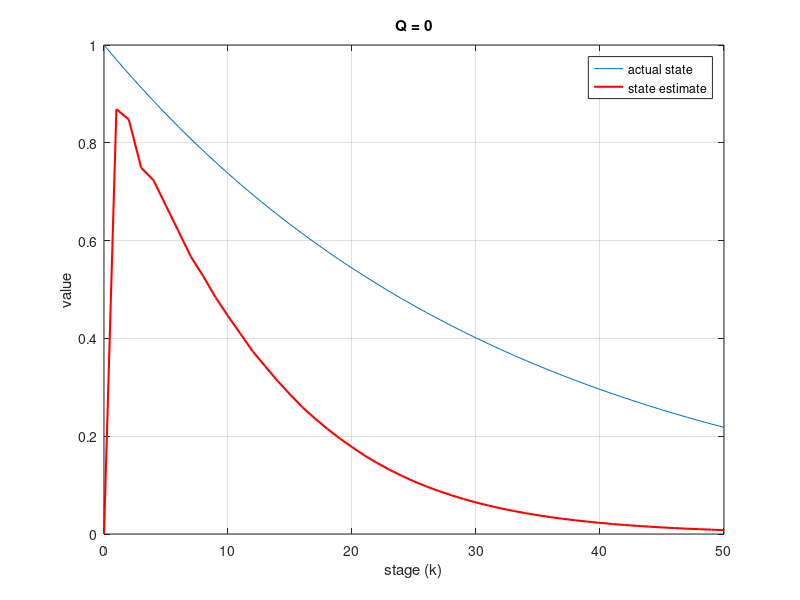
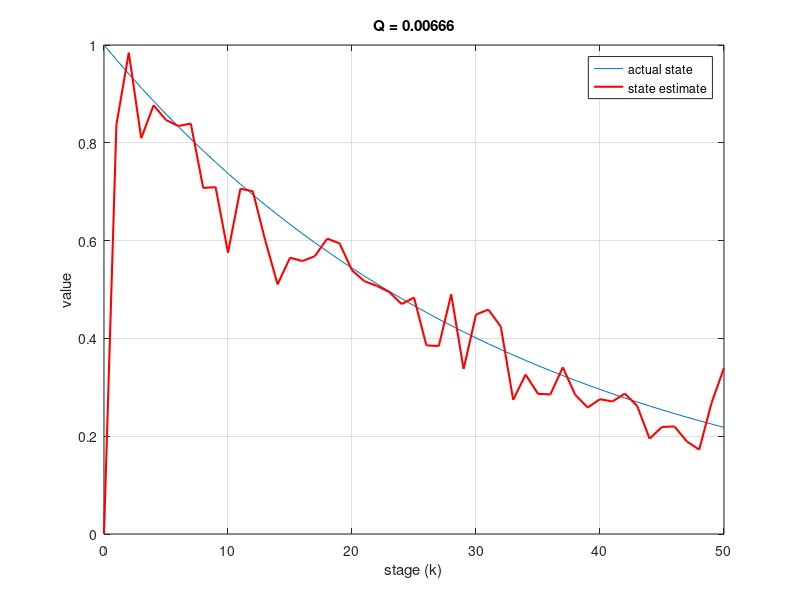
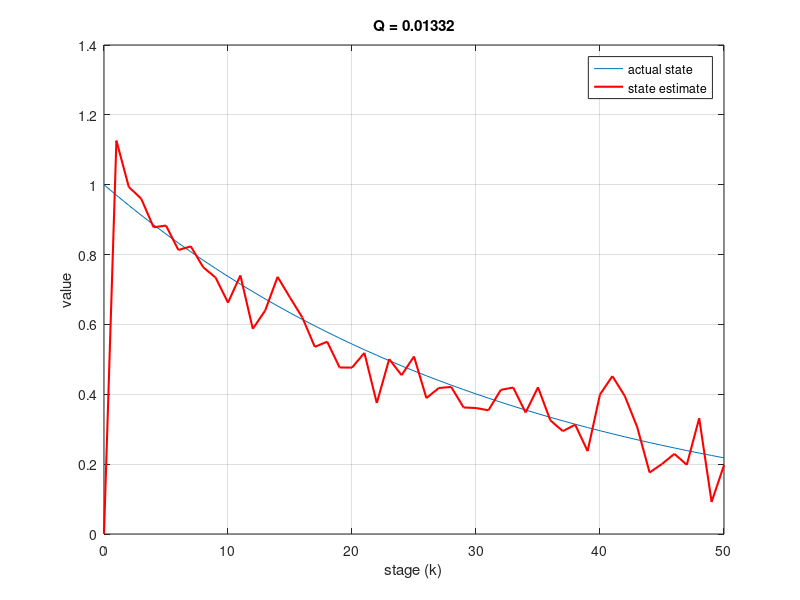
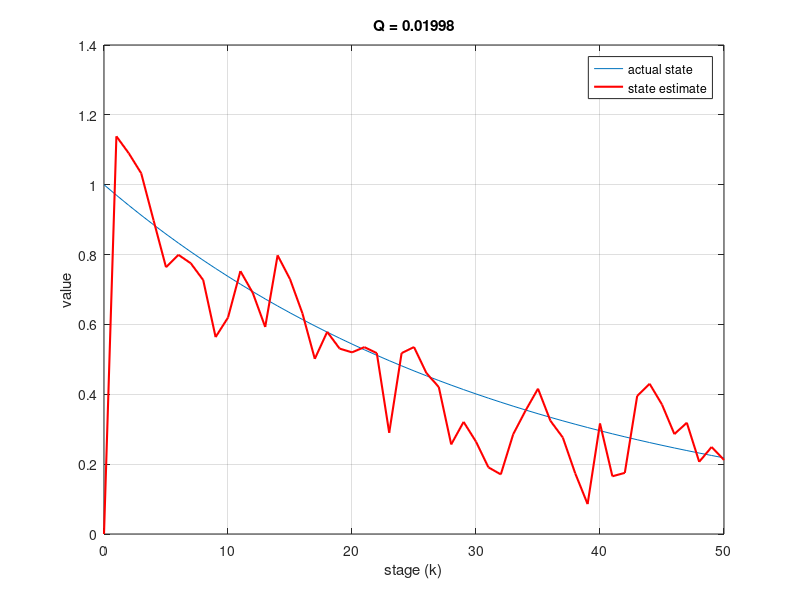

Source code (MATLAB) for these figures, in order:
%%
%Problem 1

% Scalar Kalman Filter Example
% Copyright 2018 M. C. Budge Jr.
clear;close all
kup=50;
kplt=[0:kup];ksamp=length(kplt)-1;

% Set up a Monte Carlo loop
% Monte Carlo on xa and xh
Monte = 1; % Number of Monte Carlo runs
% Initialize the Monte Carlo arrays
xamonte = zeros(Monte,kup+1);
xhmonte = xamonte;

for Q = 0:0.00666:.1
    for monte = 1:Monte

        %%%%%%%%%%generate the actual state and the measurement %%%%%%%%
        Ra=0.01; % actual measurement variance
        Qa=0; % Variance on actual system disturbance; setting to zero for hw
        xa=zeros(size(kplt)); % actual system state
        ya=xa;	% set the array size
        xa(1)=1; % The initial value is 1.0
        ya(1)=xa(1); % Set the initial measurement to
        for k=1:ksamp
            xa(k+1)=0.97*xa(k)+sqrt(Qa)*randn(1);
            ya(k+1)=xa(k+1)+randn(1)*sqrt(Ra);
        end
        xamonte(monte,:) = xa;
        %  **** DEFINE THE MODEL PARAMETERS *****
        F=0.9; % state transition matrix
        G=1;		% input distribution matrix
        H=1;		% output allocation matrix
%         Q=1; % disturbance variance
        R=0.01; % measurement variance

        % zero all of the Kalman filter parameters
        xp=zeros(size(xa)); % predicted state xh(k+1|k)
        xh=xp; % state estimate
        K=xp; % Kalman gain
        Pp=xp; % predicted covariance P(k+1|k)
        yp=xp; % predicted measurement yh(k+1|k)
        P=xp; % State Covariance
        xh(1)=0; % Set the initial value of the state estimate to 0
        P(1)=10; % Set the initial covariance to 10
        K(1)=1; % Kalman Gain = 1 since P(0) is so large
        %
        % ***** Implement the Kalman Filter *****
        for k=1:ksamp
            xp(k+1)=F*xh(k); % The predicted state
            Pp(k+1)=F*P(k)*F'+G*Q*G'; % The predicted covariance
            K(k+1)=H*Pp(k+1)/(H*H*Pp(k+1)+R); % The Kalman gain
            yp(k+1)=H*xp(k+1); % The predicted measurement
            xh(k+1)=xp(k+1)+K(k+1)*(ya(k+1)-yp(k+1)); % The smoothed state
            P(k+1)=(1-K(k+1))*Pp(k+1); % The smoothed covariance
        end
        xhmonte(monte,:) = xh;
    end
    %
    % Generate the plots
%     h1=figure(1);
    %First Plot the state and its estimate
%     sh1=subplot(221);
    figure
    plot(kplt,mean(xamonte,1),kplt,mean(xhmonte,1),'r','LineWidth',1.5)
    grid on
    title(['Q = ' num2str(Q)])
    xlabel('stage (k)')
    ylabel('value')
    legend('actual state','state estimate')
    % Next plot the Kalman gain
%     sh2=subplot(224);
%     plot(kplt,K,'LineWidth',1)
%     grid on
%     xlabel('stage (k)')
%     ylabel('K(k)')
%     zoom yon
%     % Next plot the Estimate Covariance
%     sh3=subplot(223);
%     plot(kplt,(P),'LineWidth',1.5)
%     grid on
%     ylabel('covariance (P)')
%     xlabel('stage (k)')
%     zoom yon
%     % Next plot the smoothed rms error (sqrt(P))
%     sh3=subplot(222);
%     plot(kplt,sqrt(P),'LineWidth',1.5)
%     grid on
%     ylabel('rms error (sqrt(P))')
%     xlabel('stage (k)')
%     zoom yon
end
% set(h1,'Position',[360 133 559 565])


%% 
%Problem 2

clear;close all
kup=50;
kplt=[0:kup];ksamp=length(kplt)-1;

% Set up a Monte Carlo loop
% Monte Carlo on xa and xh
Monte = 1; % Number of Monte Carlo runs
% Initialize the Monte Carlo arrays
xamonte = zeros(Monte,kup+1);
xhmonte = xamonte;

for Q = 0:0.1:1
    for monte = 1:Monte

        %%%%%%%%%%generate the actual state and the measurement %%%%%%%%
        Ra=0.01; % actual measurement variance
        Qa=0; % Variance on actual system disturbance; setting to zero for hw
        xa=zeros(size(kplt)); % actual system state
        ya=xa;	% set the array size
        xa(1)=1; % The initial value is 1.0
        ya(1)=xa(1); % Set the initial measurement to
        for k=1:ksamp
            xa(k+1)=0.97*xa(k)+sqrt(Qa)*randn(1);
            ya(k+1)=xa(k+1)+randn(1)*sqrt(Ra);
        end
        xamonte(monte,:) = xa;
        %  **** DEFINE THE MODEL PARAMETERS *****
        F=0.97; % state transition matrix
        G=1;		% input distribution matrix
        H=0.8;		% output allocation matrix
%         Q=1; % disturbance variance
        R=0.01; % measurement variance

        % zero all of the Kalman filter parameters
        xp=zeros(size(xa)); % predicted state xh(k+1|k)
        xh=xp; % state estimate
        K=xp; % Kalman gain
        Pp=xp; % predicted covariance P(k+1|k)
        yp=xp; % predicted measurement yh(k+1|k)
        P=xp; % State Covariance
        xh(1)=0; % Set the initial value of the state estimate to 0
        P(1)=10; % Set the initial covariance to 10
        K(1)=1; % Kalman Gain = 1 since P(0) is so large
        %
        % ***** Implement the Kalman Filter *****
        for k=1:ksamp
            xp(k+1)=F*xh(k); % The predicted state
            Pp(k+1)=F*P(k)*F'+G*Q*G'; % The predicted covariance
            K(k+1)=H*Pp(k+1)/(H*H*Pp(k+1)+R); % The Kalman gain
            yp(k+1)=H*xp(k+1); % The predicted measurement
            xh(k+1)=xp(k+1)+K(k+1)*(ya(k+1)-yp(k+1)); % The smoothed state
            P(k+1)=(1-K(k+1))*Pp(k+1); % The smoothed covariance
        end
        xhmonte(monte,:) = xh;
    end
    %
    % Generate the plots
%     h1=figure(1);
    %First Plot the state and its estimate
%     sh1=subplot(221);
    figure
    plot(kplt,mean(xamonte,1),kplt,mean(xhmonte,1),'r','LineWidth',1.5)
    grid on
    title(['Q = ' num2str(Q)])
    xlabel('stage (k)')
    ylabel('value')
    legend('actual state','state estimate')
    % Next plot the Kalman gain
%     sh2=subplot(224);
%     plot(kplt,K,'LineWidth',1)
%     grid on
%     xlabel('stage (k)')
%     ylabel('K(k)')
%     zoom yon
%     % Next plot the Estimate Covariance
%     sh3=subplot(223);
%     plot(kplt,(P),'LineWidth',1.5)
%     grid on
%     ylabel('covariance (P)')
%     xlabel('stage (k)')
%     zoom yon
%     % Next plot the smoothed rms error (sqrt(P))
%     sh3=subplot(222);
%     plot(kplt,sqrt(P),'LineWidth',1.5)
%     grid on
%     ylabel('rms error (sqrt(P))')
%     xlabel('stage (k)')
%     zoom yon
end
% set(h1,'Position',[360 133 559 565])
